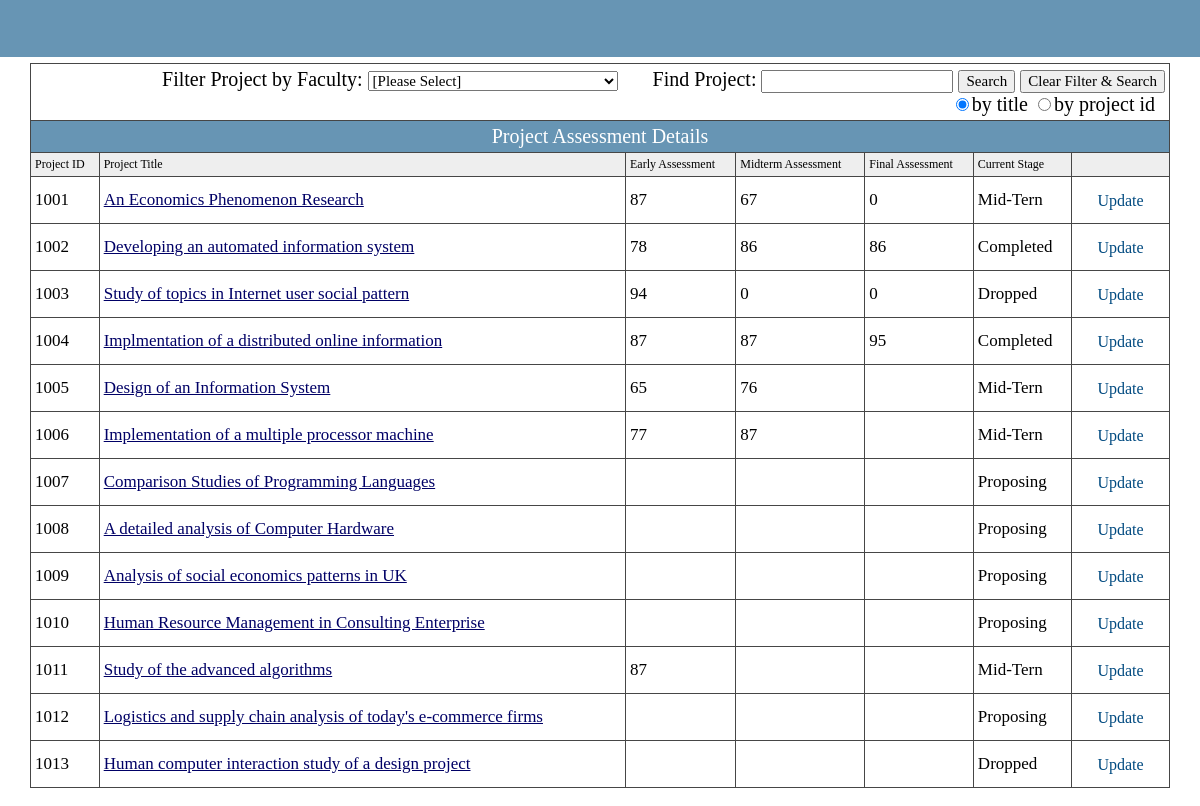
The page /project_assessment.php (signed in) on the database its author committed.
### tables this page shows
CREATE TABLE IF NOT EXISTS `project` (
  `Project_ID` int(11) NOT NULL AUTO_INCREMENT,
  `Project_Title` varchar(100) NOT NULL,
  `Fund_Amount` int(10) NOT NULL,
  `Fund_Source` varchar(50) NOT NULL,
  `Fund_Purpose` varchar(20) NOT NULL,
  `Early_Assess` int(10) DEFAULT NULL,
  `Mid_Assess` int(10) DEFAULT NULL,
  `Final_Assess` int(10) DEFAULT NULL,
  `Project_Description` varchar(300) DEFAULT NULL,
  `Current_Stage` varchar(20) NOT NULL DEFAULT 'Proposing',
  `Managed_by` int(15) NOT NULL,
  PRIMARY KEY (`Project_ID`)
);

### htdocs/project_assessment.php (the view, shortened to what this page needs)
<!DOCTYPE html PUBLIC "-//W3C//DTD XHTML 1.0 Transitional//EN" "http://www.w3.org/TR/xhtml1/DTD/xhtml1-transitional.dtd">
<html xmlns="http://www.w3.org/1999/xhtml">
<head>
<link href="css/css.css" rel="stylesheet" type="text/css"/>
<link href="css/style.css" rel="stylesheet" type="text/css" />
</head>
<body>
<table width="100%" border="0" cellspacing="0" cellpadding="0">
  <tr>
    <td height="30">      <table width="100%" border="0" cellspacing="0" cellpadding="0">
        <tr>
          <td height="57" bgcolor="#6795B4">
</a></td>
                  </tr>
                </table></td>
    </tr>
	<?php
	if(isset($_POST["clear"])){
		$query = "SELECT * FROM project;";
		}
	else {
	if (isset($_POST["filtered_faculty"]) and $_POST["filtered_faculty"]!= "N/A")
		{
			if ($_POST["filtered_faculty"]!="all"){
				$faculty_name = $_POST["filtered_faculty"];
				$query = "SELECT *
						  FROM project
						  WHERE Fund_Source = '".$faculty_name."'
						  ORDER BY Project_ID";
						  }
			else {
				$query = "SELECT * FROM project;";
				}
		}
	else{
		$query = "SELECT * FROM project;";
		}
	}
	$result=mysql_query($query);
?>
    </table></td></tr>
  <tr>
    <td>
        <tr>
          <table width="95%" border="0" align="center" cellpadding="0" cellspacing="0">
        <tr>
          <td height="6"><img src="images/spacer.gif" width="1" height="1" /></td>
        </tr>
		<td height="40">
				<table width="100%" border="0" cellpadding="4" cellspacing="1" bgcolor="#464646" style="font-family:Times;font-size:20px">
				 <tr>
			<td height = "30" bgcolor="#FFFFFF" style="font-size:20px; font-family: Georgia, 'Times New Roman', Times, serif;" colspan = "7" align = "right">
			<form name = "searchform" id = "searchform" action = "project_assessment.php" method = "post">
				Filter Project by Faculty:
				<select name = "filtered_faculty" id = "filtered_faculty" style="font-family:Georgia;font-size:15px" onChange = "filterFunction()">
				<option selected="selected" value = "N/A">[Please Select]</option>
				</select>
				&nbsp;&nbsp;&nbsp;&nbsp;&nbsp;
				Find Project: <input type = "text" name = "search_keyword" style = "font-family:Georgia;font-size:15px">
				<input type = "submit" name = "search" value = "Search" style = "font-family:Georgia;font-size:15px">
				<input type = "submit" name = "clear" value = "Clear Filter & Search" style = "font-family:Georgia;font-size:15px"><br>
				<input type="radio" name="search_criteria" checked="checked" value="name">by title
				<input type="radio" name="search_criteria" value="id">by project id&nbsp;&nbsp;
			</form></td></tr>
				 <tr class="CTitle" >
                    	<td height="22" colspan="8" align="center" style="font-family:Georgia;font-size:20px">Project Assessment Details</td>
                  </tr>
		 <tr bgcolor="#EEEEEE">
				    <td>Project ID</td>
					<td>Project Title</td>
					<td>Early Assessment</td>
					<td>Midterm Assessment</td>
					<td>Final Assessment</td>
					<td>Current Stage</td>
					<td></td>
                  </tr>
				  <?php
						while($row = mysql_fetch_array($result)){
								$pid = stripslashes($row['Project_ID']);
								$title = stripslashes($row['Project_Title']);
								$assess_early = stripslashes($row['Early_Assess']);
								$assess_mid = stripslashes($row['Mid_Assess']);
								$assess_final = stripslashes($row['Final_Assess']);
								$current_stage = stripslashes($row['Current_Stage']);
								echo ('<tr bgcolor="#FFFFFF"><td class="newfont03">' . $pid. '</td>');
								echo '<td class="newfont03"><a href="#" onClick="window.open(\'project_details.php?pid='.$pid.'\',\'Project Details\',\'location=yes,scrollbars=yes,width=700,height=700\')"><u>' . $title . '</u></a></td>';
								echo '<td class="newfont03">' . $assess_early . '</td>';
								echo '<td class="newfont03">' . $assess_mid . '</td>';
								echo '<td class="newfont03">' . $assess_final . '</td>';
								echo '<td class="newfont03">' . $current_stage . '</td>';
								echo '<td class="newfont03" width="10"><button class = "dhbutton05" id ="'.$pid.'" onclick="updateProject(this.id)">Update</button></td></tr>';
						}
					?>
      </table></td>
  </tr>
<br>
</body>
</html>

### htdocs/css/css.css (style rules this page uses)
.newfont03 { font-family: "Times"; font-size: 17px; color: #000000; text-decoration: none; }
.dhbutton05 { font-family: "Times"; font-size: 16px; color: #004A80; background-image: url(../images/dhbutton05.gif); height: 30px; width: 81px; border-top-width: 0px; border-right-width: 0px; border-bottom-width: 0px; border-left-width: 0px; border-top-style: solid; border-right-style: solid; border-bottom-style: solid; border-left-style: solid; }

### htdocs/css/style.css (style rules this page uses)
body { margin:0px; }
html { scrollbar-face-color:#CCD0DB; scrollbar-highlight-color:#fff; scrollbar-shadow-color:#fff; scrollbar-3dlight-color:#6795B4; scrollbar-arrow-color:#20669A; scrollbar-track-color:#fff; scrollbar-darkshadow-color:#6795B4; border:0; }
html { overflow-x: hidden; overflow-y: auto; }
TD { font-size: 12px; }
a:link,a:visited { text-decoration:none; color:#006; }
.CTitle { background:#6795B4; padding:5px; text-align:left; color:#FFFFFF; font-size:13px; font-family: Verdana, Arial, Helvetica, sans-serif; }
select { font-size:12px; }
button { background:#fff;border:1px solid #C28F27;padding:2px 2px 0px 2px;margin:4px;border-width:1px 3px 1px 3px;font-size: 12px;color: #A74300; }

### htdocs/project_assessment.php (style rules this page uses)
html { overflow-x: auto; overflow-y: auto; border:0; }

### rows shown on the page
project: Project_ID "1001", Project_Title "An Economics Phenomenon Research", Early_Assess "87", Mid_Assess "67", Final_Assess "0", Current_Stage "Mid-Tern"
project: Project_ID "1002", Project_Title "Developing an automated information system", Early_Assess "78", Mid_Assess "86", Final_Assess "86", Current_Stage "Completed"
project: Project_ID "1003", Project_Title "Study of topics in Internet user social pattern", Early_Assess "94", Mid_Assess "0", Final_Assess "0", Current_Stage "Dropped"
project: Project_ID "1004", Project_Title "Implmentation of a distributed online information", Early_Assess "87", Mid_Assess "87", Final_Assess "95", Current_Stage "Completed"
project: Project_ID "1005", Project_Title "Design of an Information System", Early_Assess "65", Mid_Assess "76", Current_Stage "Mid-Tern"
project: Project_ID "1006", Project_Title "Implementation of a multiple processor machine", Early_Assess "77", Mid_Assess "87", Current_Stage "Mid-Tern"
project: Project_ID "1007", Project_Title "Comparison Studies of Programming Languages", Current_Stage "Proposing"
project: Project_ID "1008", Project_Title "A detailed analysis of Computer Hardware", Current_Stage "Proposing"
project: Project_ID "1009", Project_Title "Analysis of social economics patterns in UK", Current_Stage "Proposing"
project: Project_ID "1010", Project_Title "Human Resource Management in Consulting Enterprise", Current_Stage "Proposing"
project: Project_ID "1011", Project_Title "Study of the advanced algorithms", Early_Assess "87", Current_Stage "Mid-Tern"
project: Project_ID "1012", Project_Title "Logistics and supply chain analysis of today's e-commerce firms", Current_Stage "Proposing"
project: Project_ID "1013", Project_Title "Human computer interaction study of a design project", Current_Stage "Dropped"
